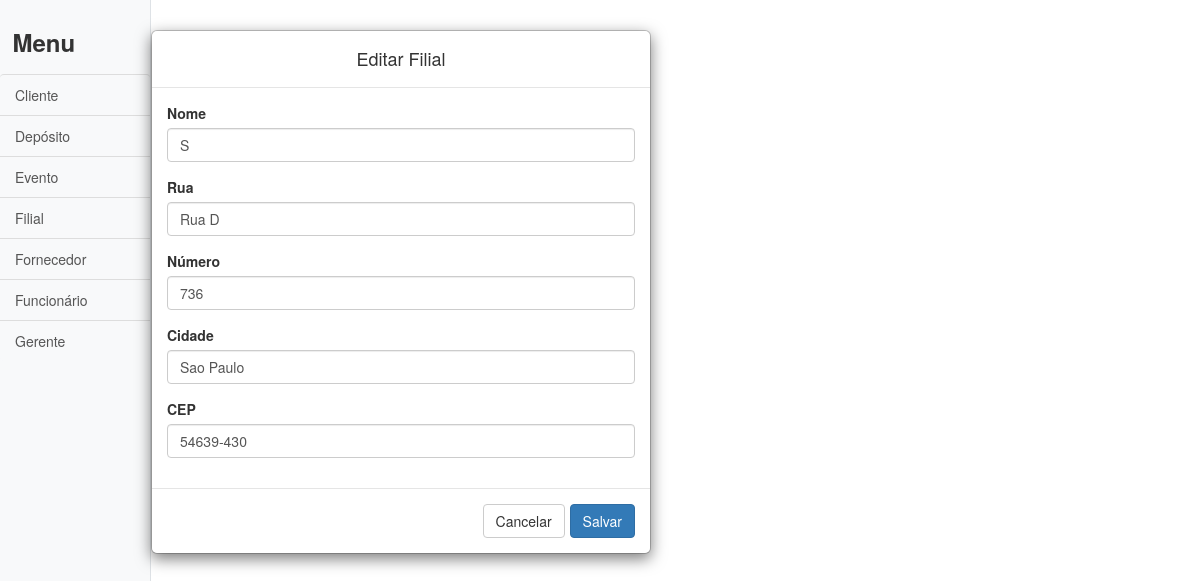
The page /Códigos/edit/filial.php?id=1 on the database its author committed.
### tables this page shows
CREATE TABLE filial (
	nome 		VARCHAR(200)	NOT NULL,
	cep 		VARCHAR(9)		NOT NULL,
	cidade 		VARCHAR(200)	NOT NULL,
	numero 		INTEGER			NOT NULL,
	rua 		VARCHAR(200)	NOT NULL,
	id_filial 	INTEGER			PRIMARY KEY 	AUTO_INCREMENT
);

### Códigos/edit/filial.php (the view, shortened to what this page needs)
<!DOCTYPE html>
<html lang="en">
<head>
	<?php
		include("../header.php");
	?>
</head>
<body>
	<div class="d-flex" id="wrapper">
		<?php
			include_once("../conection.php");
			include("../sidebar_aux.php");
			$id_filial = $_GET['id'];
			$sql = "SELECT * FROM filial WHERE id_filial=" . $id_filial;
			$filial = mysqli_fetch_array( mysqli_query($conexao, $sql) );
		?>
		<div id="edit">
			<div class="modal-dialog">
				<div class="modal-content">
					<form id="filial" name="filial" action="" method="POST" target="_self">
						<div class="modal-header">
							<h4 class="modal-title">Editar Filial</h4>
						</div>
						<div class="modal-body">
							<div class="form-group">
								<label>Nome</label>
								<input type="text" name="nome" id="nome" class="form-control" required <?php echo 'value="'.$filial['nome'].'"'?>>
							</div>
							<div class="form-group">
								<label>Rua</label>
								<input type="text" name="rua" id="rua" class="form-control" required <?php echo 'value="'.$filial['rua'].'"'?>>
							</div>
							<div class="form-group">
								<label>Número</label>
								<input type="number" name="numero" id="numero" class="form-control" required <?php echo 'value="'.$filial['numero'].'"'?>></textarea>
							</div>
							<div class="form-group">
								<label>Cidade</label>
								<input type="text" name="cidade" id="cidade" class="form-control" required <?php echo 'value="'.$filial['cidade'].'"'?>></textarea>
							</div>
							<div class="form-group">
								<label>CEP</label>
								<input type="text" name="cep" id="cep" class="form-control" onkeypress="mascara(this, '#####-###')" maxlength="9" required <?php echo 'value="'.$filial['cep'].'"'?>></textarea>
							</div>
						</div>
						<div class="modal-footer">
							<a href="../index.php"><span class="btn btn-default" value="Cancelar">Cancelar</span></a>
							<button type="submit" class="btn btn-primary" value="Salvar" name="submit">Salvar</button>
						</div>
					</form>
				</div>
			</div>
		</div>
	</div>
</body>
</html>

### Códigos/edit/css/simple-sidebar.css (style rules this page uses)
body { overflow-x: hidden; }

### Códigos/edit/css/styles.css (style rules this page uses)
body { color: #566787; background: #f5f5f5; font-family: 'Varela Round', sans-serif; font-size: 13px; }

### rows shown on the page
filial: nome "S", rua "Rua D", numero "736", cidade "Sao Paulo", cep "54639-430"
